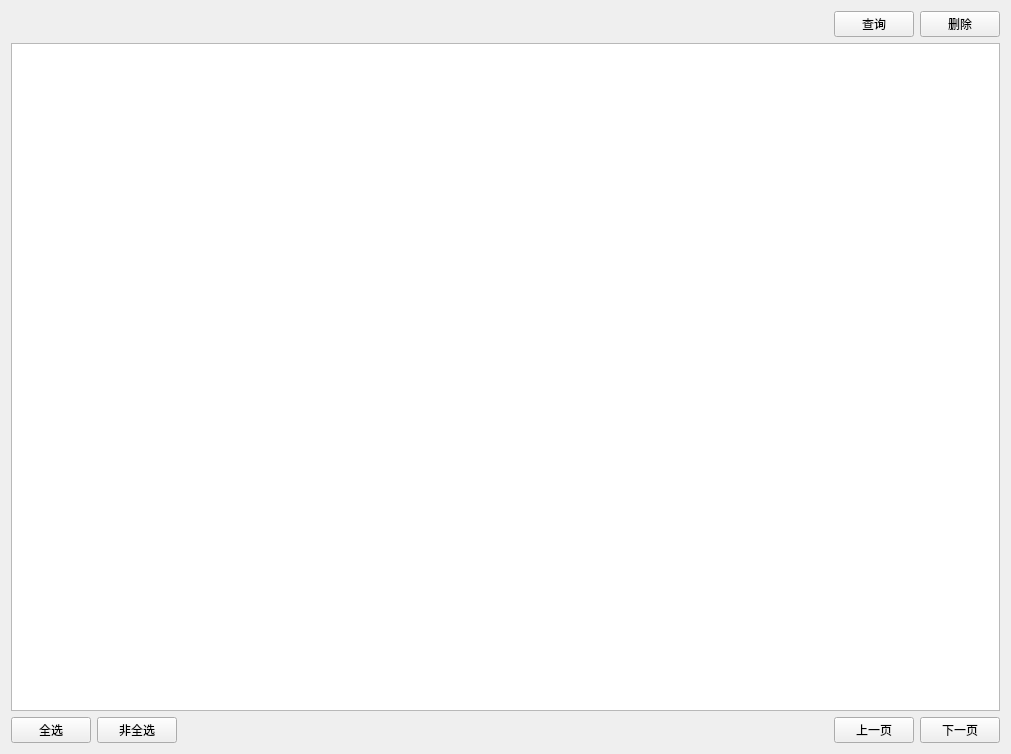
<?xml version="1.0" encoding="UTF-8"?>
<ui version="4.0">
 <class>Form</class>
 <widget class="QWidget" name="Form">
  <property name="geometry">
   <rect>
    <x>0</x>
    <y>0</y>
    <width>1011</width>
    <height>754</height>
   </rect>
  </property>
  <property name="windowTitle">
   <string>Form</string>
  </property>
  <layout class="QHBoxLayout" name="horizontalLayout_3">
   <item>
    <layout class="QVBoxLayout" name="verticalLayout">
     <item>
      <layout class="QHBoxLayout" name="horizontalLayout_2">
       <item>
        <spacer name="horizontalSpacer_2">
         <property name="orientation">
          <enum>Qt::Horizontal</enum>
         </property>
         <property name="sizeHint" stdset="0">
          <size>
           <width>40</width>
           <height>20</height>
          </size>
         </property>
        </spacer>
       </item>
       <item>
        <widget class="QPushButton" name="searchDataBtn">
         <property name="text">
          <string>查询</string>
         </property>
        </widget>
       </item>
       <item>
        <widget class="QPushButton" name="delDataBtn">
         <property name="text">
          <string>删除</string>
         </property>
        </widget>
       </item>
      </layout>
     </item>
     <item>
      <widget class="QTableWidget" name="tableWidget"/>
     </item>
     <item>
      <layout class="QHBoxLayout" name="horizontalLayout">
       <item>
        <widget class="QPushButton" name="allSelectBtn">
         <property name="text">
          <string>全选</string>
         </property>
        </widget>
       </item>
       <item>
        <widget class="QPushButton" name="notAllSelectBtn">
         <property name="text">
          <string>非全选</string>
         </property>
        </widget>
       </item>
       <item>
        <spacer name="horizontalSpacer">
         <property name="orientation">
          <enum>Qt::Horizontal</enum>
         </property>
         <property name="sizeHint" stdset="0">
          <size>
           <width>40</width>
           <height>20</height>
          </size>
         </property>
        </spacer>
       </item>
       <item>
        <widget class="QPushButton" name="prePageBtn">
         <property name="text">
          <string>上一页</string>
         </property>
        </widget>
       </item>
       <item>
        <widget class="QPushButton" name="nextPageBtn">
         <property name="text">
          <string>下一页</string>
         </property>
        </widget>
       </item>
      </layout>
     </item>
    </layout>
   </item>
  </layout>
 </widget>
 <resources/>
 <connections/>
</ui>
